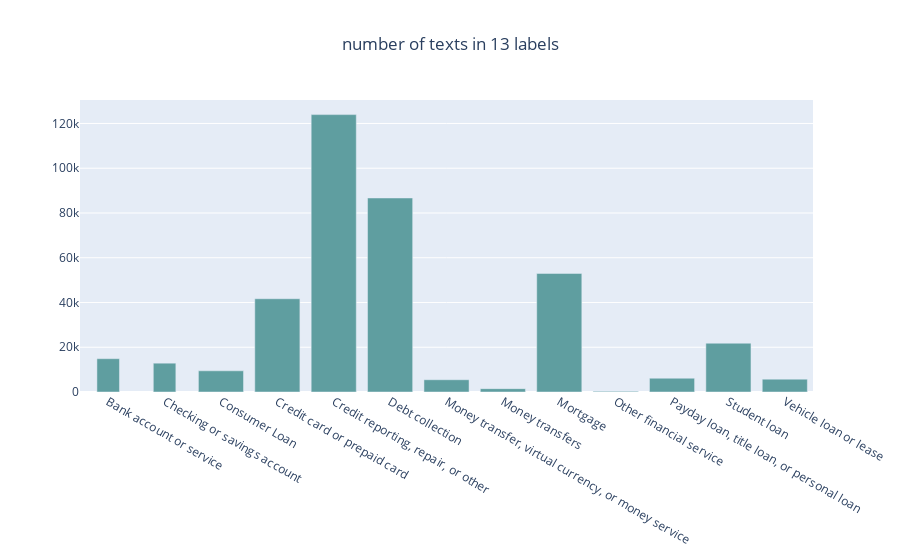

This figure's notebook cell:
### Code cell
data_Clean.replace({'Label':
             {'Credit reporting, credit repair services, or other personal consumer reports': 'Credit reporting, repair, or other',
              'Credit reporting': 'Credit reporting, repair, or other',
             'Credit card': 'Credit card or prepaid card',
             'Prepaid card': 'Credit card or prepaid card',
             'Payday loan': 'Payday loan, title loan, or personal loan',
             'Money transfer': 'Money transfer, virtual currency, or money service',
             'Virtual currency': 'Money transfer, virtual currency, or money service'}
            }, inplace= True)


groups = data_Clean.groupby(by='Label').count()['Text']

fig = go.Figure()
fig.add_trace(go.Bar(
    x=groups.index,
    y=groups,
    marker_color='cadetblue',
    width=[0.4, 0.4]))

fig.update_layout(title=f'number of texts in {len(groups.index)} labels', title_x=0.5)

### Figure 1 — Plotly figure (JSON) as saved in the notebook; plotly's stock layout.template omitted (floating-point values rounded to 4 significant figures)
{"data": [{"marker": {"color": "cadetblue"}, "type": "bar", "width": [0.4, 0.4], "x": ["Bank account or service", "Checking or savings account", "Consumer Loan", "Credit card or prepaid card", "Credit reporting, repair, or other", "Debt collection", "Money transfer, virtual currency, or money service", "Money transfers", "Mortgage", "Other financial service", "Payday loan, title loan, or personal loan", "Student loan", "Vehicle loan or lease"], "y": [14885, 12881, 9474, 41667, 123966, 86710, 5482, 1497, 52987, 292, 6168, 21810, 5745]}], "layout": {"title": {"text": "number of texts in 13 labels", "x": 0.5}}}
